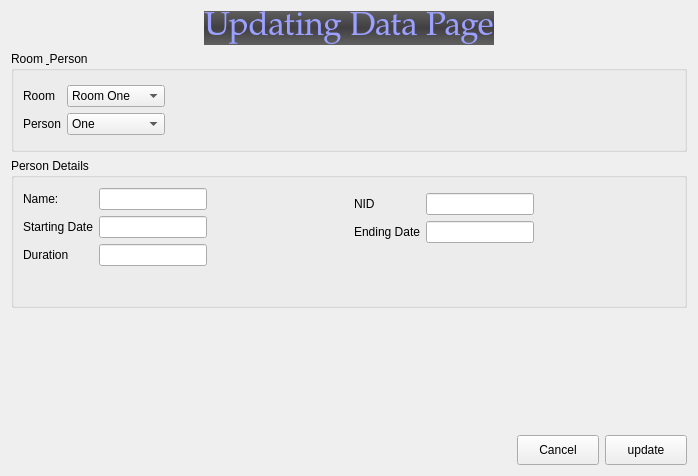
      <widget class="QWidget" name="page_6">
       <layout class="QGridLayout" name="gridLayout_18">
        <item row="0" column="0">
         <layout class="QHBoxLayout" name="horizontalLayout_14">
          <item>
           <spacer name="horizontalSpacer_31">
            <property name="orientation">
             <enum>Qt::Horizontal</enum>
            </property>
            <property name="sizeHint" stdset="0">
             <size>
              <width>40</width>
              <height>20</height>
             </size>
            </property>
           </spacer>
          </item>
          <item>
           <widget class="QLabel" name="label_47">
            <property name="font">
             <font>
              <family>URW Palladio L</family>
              <pointsize>25</pointsize>
              <weight>9</weight>
              <italic>false</italic>
              <bold>false</bold>
             </font>
            </property>
            <property name="styleSheet">
             <string notr="true">font: 75 25pt &quot;URW Palladio L&quot;;
color:rgb(156, 161, 255);
background-color:qlineargradient(spread:pad, x1:0.600329, y1:1, x2:0.600939, y2:0, stop:0 rgba(97, 97, 97, 255), stop:0.502347 rgba(65, 63, 65, 255), stop:1 rgba(95, 95, 95, 255))</string>
            </property>
            <property name="text">
             <string>Updating Data Page</string>
            </property>
            <property name="alignment">
             <set>Qt::AlignCenter</set>
            </property>
           </widget>
          </item>
          <item>
           <spacer name="horizontalSpacer_32">
            <property name="orientation">
             <enum>Qt::Horizontal</enum>
            </property>
            <property name="sizeHint" stdset="0">
             <size>
              <width>40</width>
              <height>20</height>
             </size>
            </property>
           </spacer>
          </item>
         </layout>
        </item>
        <item row="1" column="0">
         <widget class="QGroupBox" name="groupBox_6">
          <property name="maximumSize">
           <size>
            <width>16777215</width>
            <height>120</height>
           </size>
          </property>
          <property name="title">
           <string>Room &amp; Person</string>
          </property>
          <layout class="QGridLayout" name="gridLayout_13">
           <item row="0" column="0">
            <spacer name="verticalSpacer_7">
             <property name="orientation">
              <enum>Qt::Vertical</enum>
             </property>
             <property name="sizeHint" stdset="0">
              <size>
               <width>20</width>
               <height>5</height>
              </size>
             </property>
            </spacer>
           </item>
           <item row="1" column="0">
            <layout class="QGridLayout" name="gridLayout_19">
             <item row="0" column="0">
              <layout class="QGridLayout" name="gridLayout_20">
               <item row="1" column="0">
                <widget class="QLabel" name="label_25">
                 <property name="text">
                  <string>Person</string>
                 </property>
                </widget>
               </item>
               <item row="0" column="0">
                <widget class="QLabel" name="label_26">
                 <property name="text">
                  <string>Room</string>
                 </property>
                </widget>
               </item>
              </layout>
             </item>
             <item row="0" column="1">
              <layout class="QGridLayout" name="gridLayout_21">
               <item row="0" column="0">
                <widget class="QComboBox" name="comboBox_5">
                 <item>
                  <property name="text">
                   <string>Room One</string>
                  </property>
                 </item>
                 <item>
                  <property name="text">
                   <string>Room Two</string>
                  </property>
                 </item>
                 <item>
                  <property name="text">
                   <string>Room Three</string>
                  </property>
                 </item>
                </widget>
               </item>
               <item row="1" column="0">
                <widget class="QComboBox" name="comboBox_6">
                 <item>
                  <property name="text">
                   <string>One</string>
                  </property>
                 </item>
                 <item>
                  <property name="text">
                   <string>two</string>
                  </property>
                 </item>
                </widget>
               </item>
              </layout>
             </item>
            </layout>
           </item>
           <item row="1" column="1">
            <spacer name="horizontalSpacer_14">
             <property name="orientation">
              <enum>Qt::Horizontal</enum>
             </property>
             <property name="sizeHint" stdset="0">
              <size>
               <width>510</width>
               <height>20</height>
              </size>
             </property>
            </spacer>
           </item>
           <item row="2" column="0">
            <spacer name="verticalSpacer_8">
             <property name="orientation">
              <enum>Qt::Vertical</enum>
             </property>
             <property name="sizeHint" stdset="0">
              <size>
               <width>20</width>
               <height>5</height>
              </size>
             </property>
            </spacer>
           </item>
          </layout>
         </widget>
        </item>
        <item row="2" column="0">
         <widget class="QGroupBox" name="groupBox_7">
          <property name="maximumSize">
           <size>
            <width>16777215</width>
            <height>150</height>
           </size>
          </property>
          <property name="title">
           <string>Person Details</string>
          </property>
          <layout class="QGridLayout" name="gridLayout_22">
           <item row="1" column="3">
            <spacer name="horizontalSpacer_17">
             <property name="orientation">
              <enum>Qt::Horizontal</enum>
             </property>
             <property name="sizeHint" stdset="0">
              <size>
               <width>31</width>
               <height>17</height>
              </size>
             </property>
            </spacer>
           </item>
           <item row="0" column="0">
            <spacer name="verticalSpacer_9">
             <property name="orientation">
              <enum>Qt::Vertical</enum>
             </property>
             <property name="sizeHint" stdset="0">
              <size>
               <width>20</width>
               <height>4</height>
              </size>
             </property>
            </spacer>
           </item>
           <item row="1" column="2">
            <layout class="QVBoxLayout" name="verticalLayout_4">
             <item>
              <layout class="QGridLayout" name="gridLayout_26">
               <item row="0" column="0">
                <layout class="QGridLayout" name="gridLayout_27">
                 <item row="0" column="0">
                  <widget class="QLabel" name="label_31">
                   <property name="text">
                    <string>NID</string>
                   </property>
                  </widget>
                 </item>
                 <item row="1" column="0">
                  <widget class="QLabel" name="label_32">
                   <property name="text">
                    <string>Ending Date</string>
                   </property>
                  </widget>
                 </item>
                </layout>
               </item>
               <item row="0" column="1">
                <layout class="QGridLayout" name="gridLayout_28">
                 <item row="0" column="0">
                  <widget class="QLineEdit" name="lineEdit_15"/>
                 </item>
                 <item row="1" column="0">
                  <widget class="QLineEdit" name="lineEdit_16"/>
                 </item>
                </layout>
               </item>
              </layout>
             </item>
             <item>
              <spacer name="horizontalSpacer_16">
               <property name="orientation">
                <enum>Qt::Horizontal</enum>
               </property>
               <property name="sizeHint" stdset="0">
                <size>
                 <width>28</width>
                 <height>17</height>
                </size>
               </property>
              </spacer>
             </item>
            </layout>
           </item>
           <item row="1" column="0">
            <layout class="QGridLayout" name="gridLayout_23">
             <item row="0" column="1">
              <layout class="QGridLayout" name="gridLayout_25">
               <item row="0" column="0">
                <widget class="QLineEdit" name="lineEdit_7"/>
               </item>
               <item row="1" column="0">
                <widget class="QLineEdit" name="lineEdit_8"/>
               </item>
               <item row="2" column="0">
                <widget class="QLineEdit" name="lineEdit_14"/>
               </item>
              </layout>
             </item>
             <item row="0" column="0">
              <layout class="QGridLayout" name="gridLayout_24">
               <item row="2" column="0">
                <widget class="QLabel" name="label_27">
                 <property name="text">
                  <string>Duration</string>
                 </property>
                </widget>
               </item>
               <item row="1" column="0">
                <widget class="QLabel" name="label_28">
                 <property name="text">
                  <string>Starting Date</string>
                 </property>
                </widget>
               </item>
               <item row="0" column="0">
                <widget class="QLabel" name="label_29">
                 <property name="text">
                  <string>Name:</string>
                 </property>
                </widget>
               </item>
              </layout>
             </item>
            </layout>
           </item>
           <item row="1" column="1">
            <spacer name="horizontalSpacer_15">
             <property name="orientation">
              <enum>Qt::Horizontal</enum>
             </property>
             <property name="sizeHint" stdset="0">
              <size>
               <width>32</width>
               <height>17</height>
              </size>
             </property>
            </spacer>
           </item>
           <item row="2" column="1">
            <spacer name="verticalSpacer_10">
             <property name="orientation">
              <enum>Qt::Vertical</enum>
             </property>
             <property name="sizeHint" stdset="0">
              <size>
               <width>20</width>
               <height>32</height>
              </size>
             </property>
            </spacer>
           </item>
          </layout>
         </widget>
        </item>
        <item row="3" column="0">
         <spacer name="verticalSpacer_15">
          <property name="orientation">
           <enum>Qt::Vertical</enum>
          </property>
          <property name="sizeHint" stdset="0">
           <size>
            <width>20</width>
            <height>121</height>
           </size>
          </property>
         </spacer>
        </item>
        <item row="4" column="0">
         <layout class="QHBoxLayout" name="horizontalLayout_3">
          <item>
           <spacer name="horizontalSpacer_18">
            <property name="orientation">
             <enum>Qt::Horizontal</enum>
            </property>
            <property name="sizeHint" stdset="0">
             <size>
              <width>40</width>
              <height>20</height>
             </size>
            </property>
           </spacer>
          </item>
          <item>
           <widget class="QPushButton" name="pushButton_14">
            <property name="minimumSize">
             <size>
              <width>82</width>
              <height>30</height>
             </size>
            </property>
            <property name="maximumSize">
             <size>
              <width>88</width>
              <height>16777215</height>
             </size>
            </property>
            <property name="text">
             <string>Cancel</string>
            </property>
           </widget>
          </item>
          <item>
           <widget class="QPushButton" name="pushButton_15">
            <property name="minimumSize">
             <size>
              <width>82</width>
              <height>30</height>
             </size>
            </property>
            <property name="maximumSize">
             <size>
              <width>88</width>
              <height>16777215</height>
             </size>
            </property>
            <property name="text">
             <string>update</string>
            </property>
           </widget>
          </item>
         </layout>
        </item>
       </layout>
      </widget>
